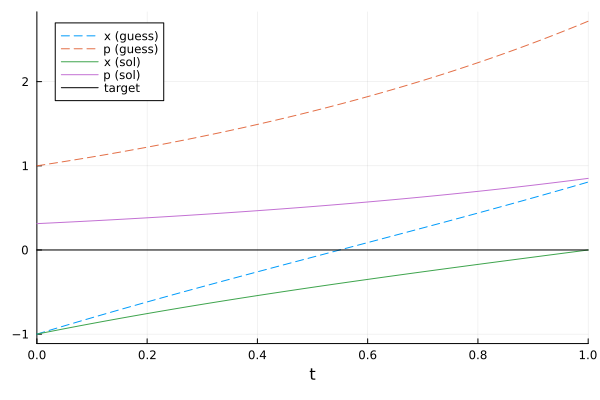

Julia code for this plot:
# tp2.jl

using Pkg; Pkg.activate(".")
using OptimalControl, MINPACK, Plots

t0 = 0.0
tf = 1.0
x0 = -1.0
xf_fixed = 0.0 # target

# Hamiltonian
h(x, p) = -p^2/2 + p * ( -x + p ) # TO BE UPDATED

# Makes flow from Hamiltonian
f = Flow(Hamiltonian(h))

# Shooting function
function shoot!(s, p0)
    xf, pf = f(t0, x0, p0, tf)
    s[1] = xf - xf_fixed # TO BE UPDATED
end

# Solve
p0_guess = 1.0 # initial guess
sol = fsolve(shoot!, [ p0_guess ])
p0 = sol.x[1]

# Plots
guess = f((t0, tf), x0, p0_guess)
fig1 = plot(guess, xlabel="t", label=[ "x (guess)" "p(guess)" ], linestyle=:dash)
sol = f((t0, tf), x0, p0)
plot!(fig1, sol, label=[ "x (sol)" "p (sol)"], linestyle=:solid)
plot!(fig1, [ t0, tf ], [ xf_fixed[1], xf_fixed[1] ], label="target", colour=:black)
